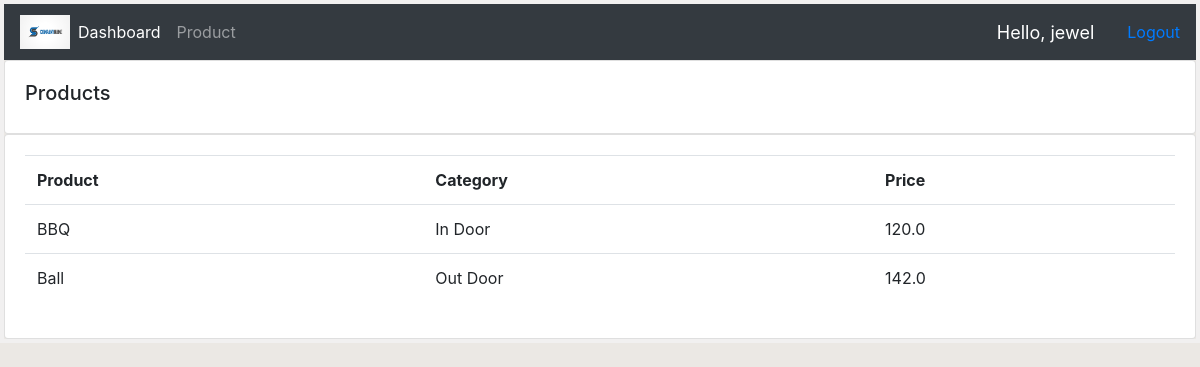
/product/ (signed in), run on the app's committed database.
### accounts/models.py (models this page shows, shortened)
class Product(models.Model):
    CATEGORY = (
        ('In Door', 'In Door'),
        ('Out Door', 'Out Door')
    )
    name = models.CharField(max_length=200, null= True)
    price =models.FloatField(null=True)
    category =models.CharField(max_length=200, null= True, choices= CATEGORY)
    description =models.CharField(max_length=200, null= True, blank = True)
    date_created =models.DateTimeField(auto_now_add=True, null = True)
    tag = models.ManyToManyField(Tag)

### accounts/decorators.py (the view)
        def wrapper_func(request, *args, **kwargs):
            group = None
            if request.user.groups.exists():
                group = request.user.groups.all()[0].name
            if group in allowed_roles:
                return view_func(request, *args, **kwargs)
            else:
                return HttpResponse("you are not Authorized this page")

### accounts/views.py (called while the page is built)
@allowed_users(allowed_roles =['admin'])
@login_required(login_url='login')
def product(request):
    product = Product.objects.all()
    return render(request, 'accounts/product.html', {'product':product})

### accounts/templates/accounts/product.html
{% extends 'accounts/main.html' %}
{% block content %}
    <div class="row">
        <div class="col-md">
            <div class="card card-body">
                <h5>Products</h5>
            </div>
            <div class="card card-body">
                <table class="table">
                    <tr>
                        <th>Product</th>
                        <th>Category</th>
                        <th>Price</th>
                    </tr>
                    {% for i in product %}
                        <tr>
                            <td>{{ i.name}}</td>
                            <td>{{ i.category}}</td>
                            <td>{{ i.price}}</td>
                        </tr>
                    {% endfor %}
                </table>
            </div>
        </div>
    </div>
{% endblock %}

### accounts/templates/accounts/navbar.html (shortened to what this page needs)
{% load static %}
<nav class="navbar navbar-expand-lg navbar-dark bg-dark">
    <a href="{% url 'home' %}">
    <img id="logo" height="40" width= "50" src= "{% static '/images/logo.jpg'%}" >
    </a>
      <div class="collapse navbar-collapse" id="navbarNav">
        <ul class="navbar-nav">
          {% if request.user.is_staff %}
            <li class="nav-item active">
            <a class="nav-link" href="{% url 'home' %}">Dashboard</a>
          </li>
          <li class="nav-item">
            <a class="nav-link" href="{% url 'product' %}">Product</a>
          </li>
          {% endif %}
        </ul>
      </div>
    <span class ="hello">Hello, {{request.user}}</span>
    <span><a href ={% url 'logout' %}>Logout</a> </span>
  </nav>

### static/css/main.css (style rules this page uses)
img { height: 10%; }
body { border: 4px solid #f1f0f0; background-color: rgb(235, 232, 228); }

### accounts/templates/accounts/navbar.html (style rules this page uses)
.hello { font-size: 18px; margin-right: 30px; padding: 3px; color: white; }

### data on the page
Product: name "BBQ", category "In Door", price "120.0"
Product: name "Ball", category "Out Door", price "142.0"

### other printed values
{{ request.user }} "jewel"
